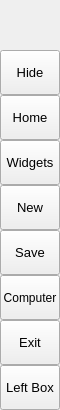
        <widget class="QFrame" name="leftMenuBg">
         <property name="minimumSize">
          <size>
           <width>60</width>
           <height>0</height>
          </size>
         </property>
         <property name="maximumSize">
          <size>
           <width>60</width>
           <height>16777215</height>
          </size>
         </property>
         <property name="frameShape">
          <enum>QFrame::NoFrame</enum>
         </property>
         <property name="frameShadow">
          <enum>QFrame::Raised</enum>
         </property>
         <layout class="QVBoxLayout" name="verticalLayout_3">
          <property name="spacing">
           <number>0</number>
          </property>
          <property name="leftMargin">
           <number>0</number>
          </property>
          <property name="topMargin">
           <number>0</number>
          </property>
          <property name="rightMargin">
           <number>0</number>
          </property>
          <property name="bottomMargin">
           <number>0</number>
          </property>
          <item>
           <widget class="QFrame" name="topLogoInfo">
            <property name="minimumSize">
             <size>
              <width>0</width>
              <height>50</height>
             </size>
            </property>
            <property name="maximumSize">
             <size>
              <width>16777215</width>
              <height>50</height>
             </size>
            </property>
            <property name="frameShape">
             <enum>QFrame::NoFrame</enum>
            </property>
            <property name="frameShadow">
             <enum>QFrame::Raised</enum>
            </property>
            <widget class="QFrame" name="topLogo">
             <property name="geometry">
              <rect>
               <x>10</x>
               <y>5</y>
               <width>42</width>
               <height>42</height>
              </rect>
             </property>
             <property name="minimumSize">
              <size>
               <width>42</width>
               <height>42</height>
              </size>
             </property>
             <property name="maximumSize">
              <size>
               <width>42</width>
               <height>42</height>
              </size>
             </property>
             <property name="frameShape">
              <enum>QFrame::NoFrame</enum>
             </property>
             <property name="frameShadow">
              <enum>QFrame::Raised</enum>
             </property>
            </widget>
            <widget class="QLabel" name="titleLeftApp">
             <property name="geometry">
              <rect>
               <x>70</x>
               <y>8</y>
               <width>160</width>
               <height>20</height>
              </rect>
             </property>
             <property name="font">
              <font>
               <family>Segoe UI Semibold</family>
               <pointsize>12</pointsize>
               <italic>false</italic>
               <bold>false</bold>
              </font>
             </property>
             <property name="text">
              <string>PyDracula</string>
             </property>
             <property name="alignment">
              <set>Qt::AlignLeading|Qt::AlignLeft|Qt::AlignTop</set>
             </property>
            </widget>
            <widget class="QLabel" name="titleLeftDescription">
             <property name="geometry">
              <rect>
               <x>70</x>
               <y>27</y>
               <width>160</width>
               <height>16</height>
              </rect>
             </property>
             <property name="maximumSize">
              <size>
               <width>16777215</width>
               <height>16</height>
              </size>
             </property>
             <property name="font">
              <font>
               <family>Segoe UI</family>
               <pointsize>8</pointsize>
               <italic>false</italic>
               <bold>false</bold>
              </font>
             </property>
             <property name="text">
              <string>Modern GUI / Flat Style</string>
             </property>
             <property name="alignment">
              <set>Qt::AlignLeading|Qt::AlignLeft|Qt::AlignTop</set>
             </property>
            </widget>
           </widget>
          </item>
          <item>
           <widget class="QFrame" name="leftMenuFrame">
            <property name="frameShape">
             <enum>QFrame::NoFrame</enum>
            </property>
            <property name="frameShadow">
             <enum>QFrame::Raised</enum>
            </property>
            <layout class="QVBoxLayout" name="verticalMenuLayout">
             <property name="spacing">
              <number>0</number>
             </property>
             <property name="leftMargin">
              <number>0</number>
             </property>
             <property name="topMargin">
              <number>0</number>
             </property>
             <property name="rightMargin">
              <number>0</number>
             </property>
             <property name="bottomMargin">
              <number>0</number>
             </property>
             <item>
              <widget class="QFrame" name="toggleBox">
               <property name="maximumSize">
                <size>
                 <width>16777215</width>
                 <height>45</height>
                </size>
               </property>
               <property name="frameShape">
                <enum>QFrame::NoFrame</enum>
               </property>
               <property name="frameShadow">
                <enum>QFrame::Raised</enum>
               </property>
               <layout class="QVBoxLayout" name="verticalLayout_4">
                <property name="spacing">
                 <number>0</number>
                </property>
                <property name="leftMargin">
                 <number>0</number>
                </property>
                <property name="topMargin">
                 <number>0</number>
                </property>
                <property name="rightMargin">
                 <number>0</number>
                </property>
                <property name="bottomMargin">
                 <number>0</number>
                </property>
                <item>
                 <widget class="QPushButton" name="toggleButton">
                  <property name="sizePolicy">
                   <sizepolicy hsizetype="Expanding" vsizetype="Fixed">
                    <horstretch>0</horstretch>
                    <verstretch>0</verstretch>
                   </sizepolicy>
                  </property>
                  <property name="minimumSize">
                   <size>
                    <width>0</width>
                    <height>45</height>
                   </size>
                  </property>
                  <property name="font">
                   <font>
                    <family>Segoe UI</family>
                    <pointsize>10</pointsize>
                    <italic>false</italic>
                    <bold>false</bold>
                   </font>
                  </property>
                  <property name="cursor">
                   <cursorShape>PointingHandCursor</cursorShape>
                  </property>
                  <property name="layoutDirection">
                   <enum>Qt::LeftToRight</enum>
                  </property>
                  <property name="styleSheet">
                   <string notr="true">background-image: url(:/icons/images/icons/icon_menu.png);</string>
                  </property>
                  <property name="text">
                   <string>Hide</string>
                  </property>
                 </widget>
                </item>
               </layout>
              </widget>
             </item>
             <item alignment="Qt::AlignTop">
              <widget class="QFrame" name="topMenu">
               <property name="frameShape">
                <enum>QFrame::NoFrame</enum>
               </property>
               <property name="frameShadow">
                <enum>QFrame::Raised</enum>
               </property>
               <layout class="QVBoxLayout" name="verticalLayout_8">
                <property name="spacing">
                 <number>0</number>
                </property>
                <property name="leftMargin">
                 <number>0</number>
                </property>
                <property name="topMargin">
                 <number>0</number>
                </property>
                <property name="rightMargin">
                 <number>0</number>
                </property>
                <property name="bottomMargin">
                 <number>0</number>
                </property>
                <item>
                 <widget class="QPushButton" name="btn_home">
                  <property name="sizePolicy">
                   <sizepolicy hsizetype="Expanding" vsizetype="Fixed">
                    <horstretch>0</horstretch>
                    <verstretch>0</verstretch>
                   </sizepolicy>
                  </property>
                  <property name="minimumSize">
                   <size>
                    <width>0</width>
                    <height>45</height>
                   </size>
                  </property>
                  <property name="font">
                   <font>
                    <family>Segoe UI</family>
                    <pointsize>10</pointsize>
                    <italic>false</italic>
                    <bold>false</bold>
                   </font>
                  </property>
                  <property name="cursor">
                   <cursorShape>PointingHandCursor</cursorShape>
                  </property>
                  <property name="layoutDirection">
                   <enum>Qt::LeftToRight</enum>
                  </property>
                  <property name="styleSheet">
                   <string notr="true">background-image: url(:/icons/images/icons/cil-home.png);</string>
                  </property>
                  <property name="text">
                   <string>Home</string>
                  </property>
                 </widget>
                </item>
                <item>
                 <widget class="QPushButton" name="btn_widgets">
                  <property name="sizePolicy">
                   <sizepolicy hsizetype="Expanding" vsizetype="Fixed">
                    <horstretch>0</horstretch>
                    <verstretch>0</verstretch>
                   </sizepolicy>
                  </property>
                  <property name="minimumSize">
                   <size>
                    <width>0</width>
                    <height>45</height>
                   </size>
                  </property>
                  <property name="font">
                   <font>
                    <family>Segoe UI</family>
                    <pointsize>10</pointsize>
                    <italic>false</italic>
                    <bold>false</bold>
                   </font>
                  </property>
                  <property name="cursor">
                   <cursorShape>PointingHandCursor</cursorShape>
                  </property>
                  <property name="layoutDirection">
                   <enum>Qt::LeftToRight</enum>
                  </property>
                  <property name="styleSheet">
                   <string notr="true">background-image: url(:/icons/images/icons/cil-gamepad.png);</string>
                  </property>
                  <property name="text">
                   <string>Widgets</string>
                  </property>
                 </widget>
                </item>
                <item>
                 <widget class="QPushButton" name="btn_new">
                  <property name="sizePolicy">
                   <sizepolicy hsizetype="Expanding" vsizetype="Fixed">
                    <horstretch>0</horstretch>
                    <verstretch>0</verstretch>
                   </sizepolicy>
                  </property>
                  <property name="minimumSize">
                   <size>
                    <width>0</width>
                    <height>45</height>
                   </size>
                  </property>
                  <property name="font">
                   <font>
                    <family>Segoe UI</family>
                    <pointsize>10</pointsize>
                    <italic>false</italic>
                    <bold>false</bold>
                   </font>
                  </property>
                  <property name="cursor">
                   <cursorShape>PointingHandCursor</cursorShape>
                  </property>
                  <property name="layoutDirection">
                   <enum>Qt::LeftToRight</enum>
                  </property>
                  <property name="styleSheet">
                   <string notr="true">background-image: url(:/icons/images/icons/cil-file.png);</string>
                  </property>
                  <property name="text">
                   <string>New</string>
                  </property>
                 </widget>
                </item>
                <item>
                 <widget class="QPushButton" name="btn_save">
                  <property name="sizePolicy">
                   <sizepolicy hsizetype="Expanding" vsizetype="Fixed">
                    <horstretch>0</horstretch>
                    <verstretch>0</verstretch>
                   </sizepolicy>
                  </property>
                  <property name="minimumSize">
                   <size>
                    <width>0</width>
                    <height>45</height>
                   </size>
                  </property>
                  <property name="font">
                   <font>
                    <family>Segoe UI</family>
                    <pointsize>10</pointsize>
                    <italic>false</italic>
                    <bold>false</bold>
                   </font>
                  </property>
                  <property name="cursor">
                   <cursorShape>PointingHandCursor</cursorShape>
                  </property>
                  <property name="layoutDirection">
                   <enum>Qt::LeftToRight</enum>
                  </property>
                  <property name="styleSheet">
                   <string notr="true">background-image: url(:/icons/images/icons/cil-save.png)</string>
                  </property>
                  <property name="text">
                   <string>Save</string>
                  </property>
                 </widget>
                </item>
                <item>
                 <widget class="QPushButton" name="btn_computer">
                  <property name="minimumSize">
                   <size>
                    <width>0</width>
                    <height>45</height>
                   </size>
                  </property>
                  <property name="styleSheet">
                   <string notr="true">background-image: url(:/icons/images/icons/cil-devices.png);</string>
                  </property>
                  <property name="text">
                   <string>Computer</string>
                  </property>
                 </widget>
                </item>
                <item>
                 <widget class="QPushButton" name="btn_exit">
                  <property name="sizePolicy">
                   <sizepolicy hsizetype="Expanding" vsizetype="Fixed">
                    <horstretch>0</horstretch>
                    <verstretch>0</verstretch>
                   </sizepolicy>
                  </property>
                  <property name="minimumSize">
                   <size>
                    <width>0</width>
                    <height>45</height>
                   </size>
                  </property>
                  <property name="font">
                   <font>
                    <family>Segoe UI</family>
                    <pointsize>10</pointsize>
                    <italic>false</italic>
                    <bold>false</bold>
                   </font>
                  </property>
                  <property name="cursor">
                   <cursorShape>PointingHandCursor</cursorShape>
                  </property>
                  <property name="layoutDirection">
                   <enum>Qt::LeftToRight</enum>
                  </property>
                  <property name="styleSheet">
                   <string notr="true">background-image: url(:/icons/images/icons/cil-x.png);</string>
                  </property>
                  <property name="text">
                   <string>Exit</string>
                  </property>
                 </widget>
                </item>
               </layout>
              </widget>
             </item>
             <item alignment="Qt::AlignBottom">
              <widget class="QFrame" name="bottomMenu">
               <property name="frameShape">
                <enum>QFrame::NoFrame</enum>
               </property>
               <property name="frameShadow">
                <enum>QFrame::Raised</enum>
               </property>
               <layout class="QVBoxLayout" name="verticalLayout_9">
                <property name="spacing">
                 <number>0</number>
                </property>
                <property name="leftMargin">
                 <number>0</number>
                </property>
                <property name="topMargin">
                 <number>0</number>
                </property>
                <property name="rightMargin">
                 <number>0</number>
                </property>
                <property name="bottomMargin">
                 <number>0</number>
                </property>
                <item>
                 <widget class="QPushButton" name="toggleLeftBox">
                  <property name="sizePolicy">
                   <sizepolicy hsizetype="Expanding" vsizetype="Fixed">
                    <horstretch>0</horstretch>
                    <verstretch>0</verstretch>
                   </sizepolicy>
                  </property>
                  <property name="minimumSize">
                   <size>
                    <width>0</width>
                    <height>45</height>
                   </size>
                  </property>
                  <property name="font">
                   <font>
                    <family>Segoe UI</family>
                    <pointsize>10</pointsize>
                    <italic>false</italic>
                    <bold>false</bold>
                   </font>
                  </property>
                  <property name="cursor">
                   <cursorShape>PointingHandCursor</cursorShape>
                  </property>
                  <property name="layoutDirection">
                   <enum>Qt::LeftToRight</enum>
                  </property>
                  <property name="styleSheet">
                   <string notr="true">background-image: url(:/icons/images/icons/icon_settings.png);</string>
                  </property>
                  <property name="text">
                   <string>Left Box</string>
                  </property>
                 </widget>
                </item>
               </layout>
              </widget>
             </item>
            </layout>
           </widget>
          </item>
         </layout>
        </widget>
